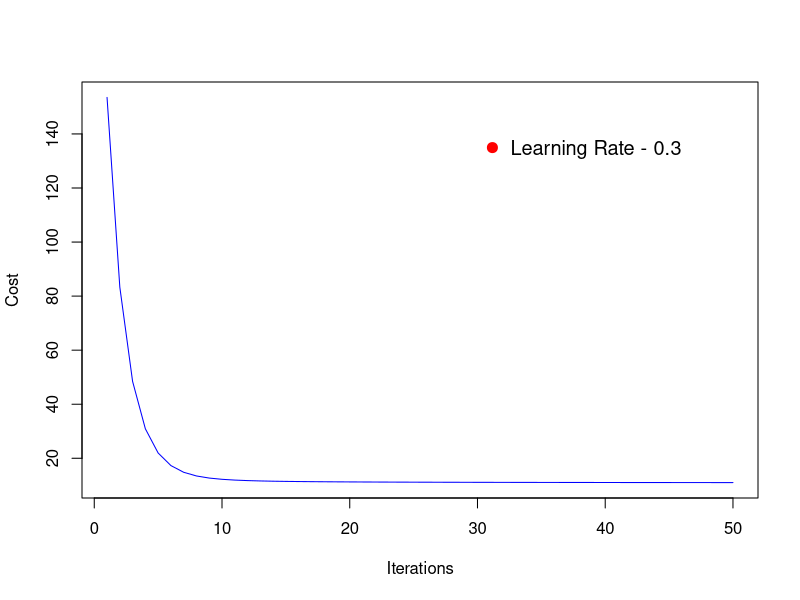
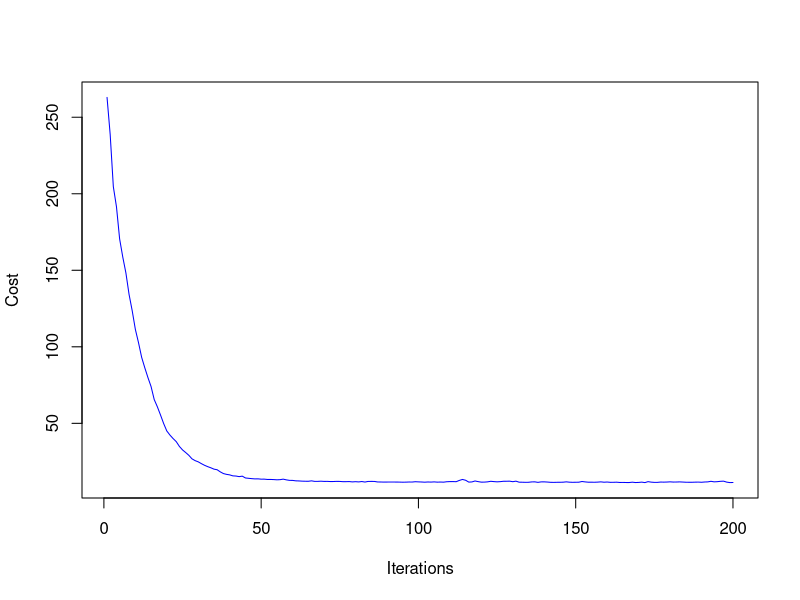
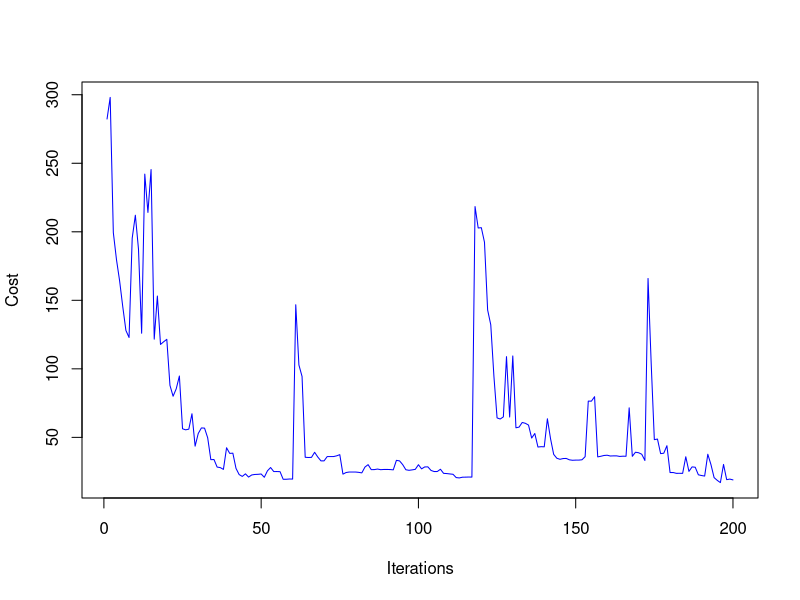
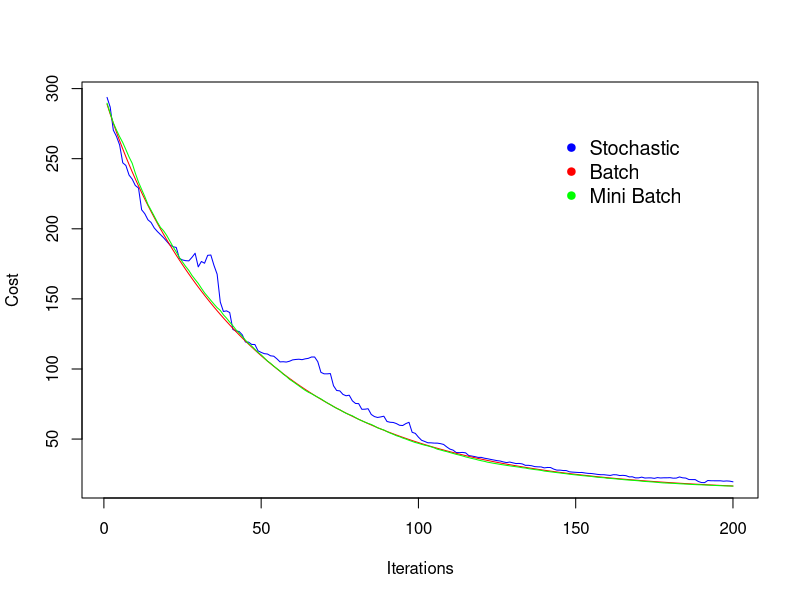
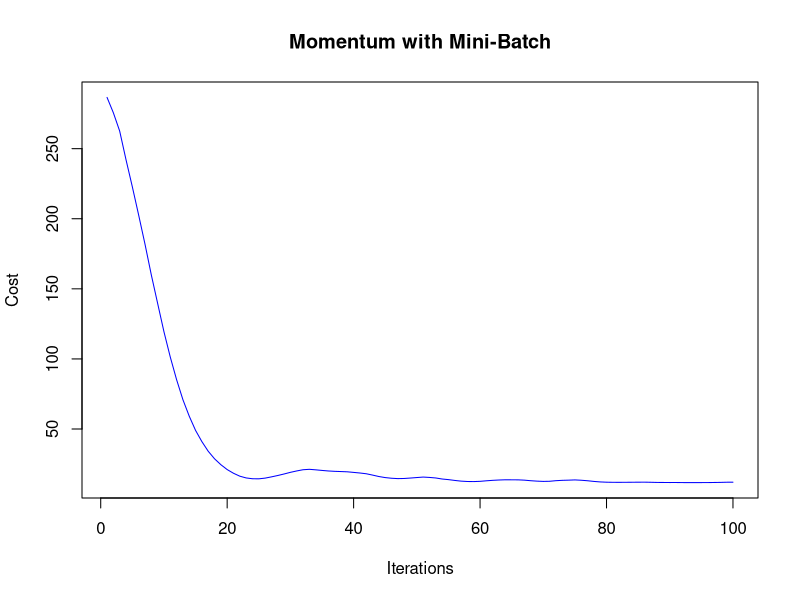
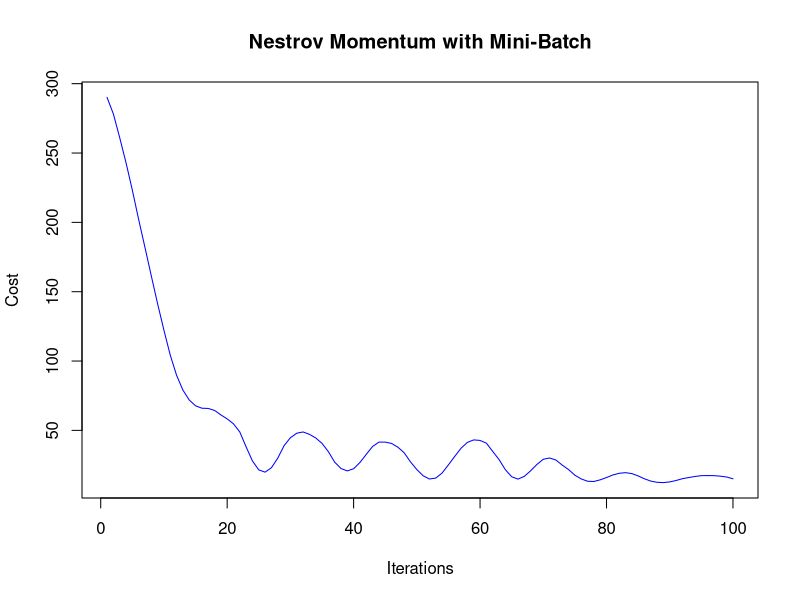
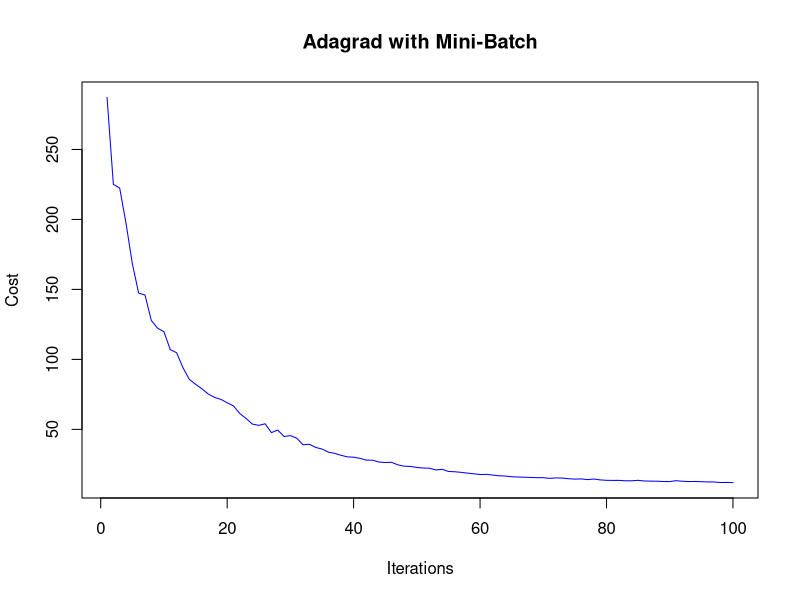
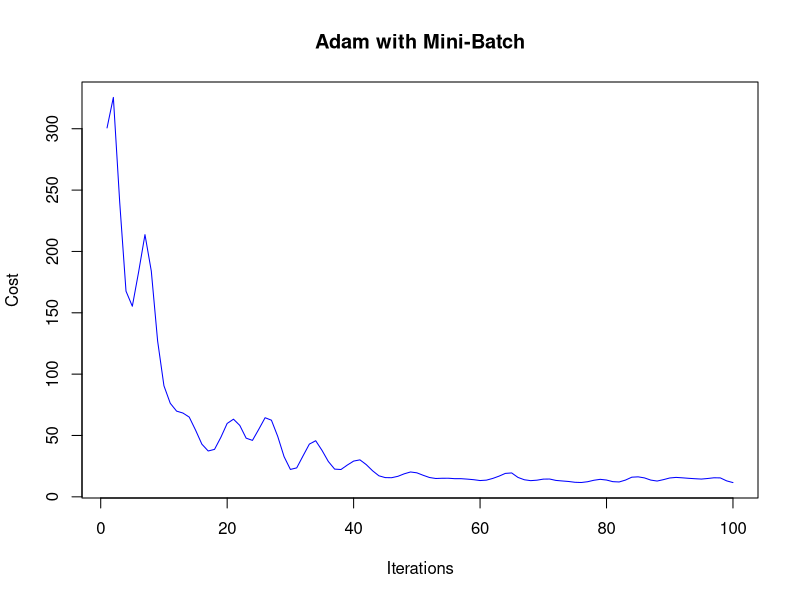

Source code (R) for these figures, in order:
## ---- chunk 1
library(mlbench)
library(microbenchmark)
## ---- chunk 2
data("BostonHousing")
BostonHousing$chas <- as.numeric(BostonHousing$chas)
x <- as.matrix(BostonHousing[,1:13])
x <- scale(x)
y <- as.vector(BostonHousing[,14])
print(dim(x))
print(length(y))
## ---- chunk 3
batchGDthres <- function(x,y,learning_rate,threshold)
{
  # Normal Grradient Descent
  # learning_rate <- 0.01
  iters <- 1000
  # threshold <- 0.01
  
  theta <- matrix(c(rep(0,ncol(x)+1)), nrow = ncol(x)+1)
  X <- cbind(1,x)
  
  cost_plot <- double(iters)
  theta_plot <- list(iters)
  m <- iters
  for(i in 1:iters)
  {
    delta <- ( t(X) %*% (X %*% theta - y) ) /(length(y))
    theta <- theta - learning_rate * delta
    cost_plot[i] <- sum((X %*% theta - y)^2) / (2*length(y))
    theta_plot[[i]] <- theta
    if(i != 1)
    {  
      if(abs(cost_plot[i] - cost_plot[i-1]) < threshold)
      {  
        m <- i
        break
      }
    }
  }
  returnlist <- list("cost" = cost_plot,"iters"= m,"theta" = theta)
  return(returnlist)
}
## ---- chunk 4
batchGDiters <- function(x,y,learning_rate,iters)
{
  # Normal Grradient Descent
  # learning_rate <- 0.01
  
  theta <- matrix(c(rep(0,ncol(x)+1)), nrow = ncol(x)+1)
  X <- cbind(1,x)
  
  cost_plot <- double(iters)
  theta_plot <- list(iters)
  m <- iters
  for(i in 1:iters)
  {
    delta <- ( t(X) %*% (X %*% theta - y) ) /(length(y))
    theta <- theta - learning_rate * delta
    cost_plot[i] <- sum((X %*% theta - y)^2) / (2*length(y))
    theta_plot[[i]] <- theta
  }
  returnlist <- list("cost" = cost_plot,"iters"= m,"theta" = theta)
  return(returnlist)
}
## ---- chunk 5
a <- batchGDiters(x,y,0.3,50)
plot(a$cost[1:a$iters], type = 'line',col = "blue",xlab = "Iterations", ylab ="Cost")
legend("topright",
       legend = c("Learning Rate - 0.3"),
       col = c("red"),
       pch = c(20,20), bty = "n", pt.cex = 2, cex = 1.2, text.col = "black", horiz = F , inset = c(0.1, 0.1))
## ---- chunk 6
miniBatchGDthres <- function(x,y,learning_rate,threshold,batch_size)
{
  # Stochastic Gradient Descent
  # learning_rate <- 0.01
  iters <- 1000
  # threshold <- 0.01
  
  theta <- matrix(c(rep(0,ncol(x)+1)), nrow = ncol(x)+1)
  X <- cbind(1,x)
  
  cost_plot_sto <- double(iters)
  theta_plot <- list(iters)
  m_sto <- iters
  for(i in 1:iters)
  {
    ind <- sample(nrow(X), size = batch_size , replace = FALSE)
    X_samp <- X[ind,]
    y_samp <- y[ind]
    delta <- ( t(X_samp) %*% (X_samp %*% theta - y_samp) ) /(length(y_samp))
    theta <- theta - learning_rate * delta
    cost_plot_sto[i] <- sum((X %*% theta - y)^2) / (2*length(y))
    theta_plot[[i]] <- theta
    if(i != 1)
    {
      if(abs(cost_plot_sto[i] - cost_plot_sto[i-1]) < threshold)
      {
        m_sto <- i
        break
      }
    }
  }
  returnlist <- list("cost" = cost_plot_sto,"iters"= m_sto,"theta" = theta)
  return(returnlist)
}
## ---- chunk 7
stocGDthres <- function(x,y,learning_rate,threshold)
{
  # Stochastic Gradient Descent
  # learning_rate <- 0.01
  iters <- 1000
  # threshold <- 0.01
  
  theta <- matrix(c(rep(0,ncol(x)+1)), nrow = ncol(x)+1)
  X <- cbind(1,x)
  
  cost_plot_sto <- double(iters)
  theta_plot <- list(iters)
  m_sto <- iters
  for(i in 1:iters)
  {
    ind <- sample(nrow(X), size = 1 , replace = FALSE)
    X_samp <- X[ind,]
    y_samp <- y[ind]
    delta <- ( t(matrix(X_samp,nrow=1)) %*% (matrix(X_samp,nrow=1) %*% theta - y_samp) ) /(length(y_samp))
    theta <- theta - learning_rate * delta
    cost_plot_sto[i] <- sum((X %*% theta - y)^2) / (2*length(y))
    theta_plot[[i]] <- theta
    if(i != 1)
    {
      if(abs(cost_plot_sto[i] - cost_plot_sto[i-1]) < threshold)
      {
        m_sto <- i
        break
      }
    }
  }
  returnlist <- list("cost" = cost_plot_sto,"iters"= m_sto,"theta" = theta)
  return(returnlist)
}
## ---- chunk 8
miniBatchGDiters <- function(x,y,learning_rate,iters,batch_size)
{
  # Stochastic Gradient Descent
  # learning_rate <- 0.01
  
  theta <- matrix(c(rep(0,ncol(x)+1)), nrow = ncol(x)+1)
  X <- cbind(1,x)
  
  cost_plot_sto <- double(iters)
  theta_plot <- list(iters)
  m_sto <- iters
  for(i in 1:iters)
  {
    ind <- sample(nrow(X), size = batch_size , replace = FALSE)
    X_samp <- X[ind,]
    y_samp <- y[ind]
    delta <- ( t(X_samp) %*% (X_samp %*% theta - y_samp) ) / (length(y_samp))
    theta <- theta - learning_rate * delta
    cost_plot_sto[i] <- sum((X %*% theta - y)^2) / (2*length(y))
    theta_plot[[i]] <- theta
  }
  returnlist <- list("cost" = cost_plot_sto,"iters"= m_sto,"theta" = theta)
  return(returnlist)
}
## ---- chunk 9
j <- miniBatchGDiters(x,y,0.05,200,20)
plot(j$cost[1:j$iters], type = 'line' , col = "blue",xlab = "Iterations",ylab = "Cost")
## ---- chunk 10
stocGDiters <- function(x,y,learning_rate,iters)
{
  # Stochastic Gradient Descent
  # learning_rate <- 0.01
  
  theta <- matrix(c(rep(0,ncol(x)+1)), nrow = ncol(x)+1)
  X <- cbind(1,x)
  
  cost_plot_sto <- double(iters)
  theta_plot <- list(iters)
  m_sto <- iters
  for(i in 1:iters)
  {
    ind <- sample(nrow(X), size = 1 , replace = FALSE)
    X_samp <- X[ind,]
    y_samp <- y[ind]
    delta <- ( t(matrix(X_samp,nrow=1)) %*% (matrix(X_samp,nrow=1) %*% theta - y_samp) ) / (length(y_samp))
    theta <- theta - learning_rate * delta
    cost_plot_sto[i] <- sum((X %*% theta - y)^2) / (2*length(y))
    theta_plot[[i]] <- theta
  }
  returnlist <- list("cost" = cost_plot_sto,"iters"= m_sto,"theta" = theta)
  return(returnlist)
}
## ---- chunk 11
b <- stocGDiters(x,y,0.05,200)
plot(b$cost[1:b$iters], type = 'line' , col = "blue",xlab = "Iterations",ylab = "Cost")
## ---- chunk 12
microbenchmark(a <- batchGDiters(x,y,0.01,200),b <- stocGDiters(x,y,0.01,200),c <- miniBatchGDiters(x,y,0.01,200,30), times = 5)
ind <- min(c(a$iters,b$iters,c$iters))
plot(b$cost[1:ind], type = 'line' , col = "blue",xlab = "Iterations",ylab = "Cost")
lines(a$cost[1:ind], col = "red")
lines(c$cost[1:ind], col = "green")
legend("topright",
       legend = c("Stochastic","Batch","Mini Batch"),
       col = c("blue","red","green"),
       pch = c(20,20), bty = "n", pt.cex = 1.5, cex = 1.2, text.col = "black", horiz = F , inset = c(0.1, 0.1))

## ---- chunk 13
momentumMiniGDiters <- function(x,y,learning_rate,iters,batch_size)
{
  # Momentum with Stochastic Descent
  # learning_rate <- 0.01
  retention <- 0.9
  # iters <- 1000
  # threshold <- 0.00001
  
  velocity <- matrix(c(rep(0,ncol(x)+1)), nrow = ncol(x)+1)
  theta <- matrix(c(rep(0,ncol(x)+1)), nrow = ncol(x)+1)
  X <- cbind(1,x)
  
  cost_plot <- double(iters)
  theta_plot <- list(iters)
  m <- iters
  for(i in 1:iters)
  {
    ind <- sample(nrow(X), size = batch_size , replace = FALSE)
    X_samp <- X[ind,]
    y_samp <- y[ind]
    delta <- ( t(X_samp) %*% (X_samp %*% theta - y_samp) ) /(length(y_samp))
    velocity <- retention * velocity + learning_rate * delta
    theta <- theta - velocity
    cost_plot[i] <- sum((X %*% theta - y)^2) / (2*length(y))
    theta_plot[[i]] <- theta
    # if(i != 1)
    # {
    #   if(abs(cost_plot[i] - cost_plot[i-1]) < threshold)
    #   {
    #     m <- i
    #     break
    #   }
    # }
  }
  returnlist <- list("cost" = cost_plot,"iters"= m, "theta" = theta)
  return(returnlist)
}
## ---- chunk 14
momentumBatchGDiters <- function(x,y,learning_rate,iters)
{
  # Momentum with Stochastic Descent
  # learning_rate <- 0.01
  retention <- 0.9
  # iters <- 1000
  # threshold <- 0.00001
  
  velocity <- matrix(c(rep(0,ncol(x)+1)), nrow = ncol(x)+1)
  theta <- matrix(c(rep(0,ncol(x)+1)), nrow = ncol(x)+1)
  X <- cbind(1,x)
  
  cost_plot <- double(iters)
  theta_plot <- list(iters)
  m <- iters
  for(i in 1:iters)
  {
    delta <- ( t(X) %*% (X %*% theta - y) ) /(length(y))
    velocity <- retention * velocity + learning_rate * delta
    theta <- theta - velocity
    cost_plot[i] <- sum((X %*% theta - y)^2) / (2*length(y))
    theta_plot[[i]] <- theta
    # if(i != 1)
    # {
    #   if(abs(cost_plot[i] - cost_plot[i-1]) < threshold)
    #   {
    #     m <- i
    #     break
    #   }
    # }
  }
  returnlist <- list("cost" = cost_plot,"iters"= m, "theta" = theta)
  return(returnlist)
}
## ---- chunk 15
c <- momentumMiniGDiters(x,y,0.01,100,10)
plot(c$cost[1:c$iters], type = 'line',col = "blue",xlab = "Iterations", ylab ="Cost",main = "Momentum with Mini-Batch")
## ---- chunk 16
nestrovMiniGDiters <- function(x,y,learning_rate,iters,batch_size)
{
  # learning_rate <- 0.01
  retention <- 0.9
  # iters <- 1000
  # threshold <- 0.00001
  
  
  velocity <- matrix(c(rep(0,ncol(x)+1)), nrow = ncol(x)+1)
  theta <- matrix(c(rep(0,ncol(x)+1)), nrow = ncol(x)+1)
  X <- cbind(1,x)
  
  cost_plot <- double(iters)
  theta_plot <- list(iters)
  m <- iters
  for(i in 1:iters)
  {
    ind <- sample(nrow(X), size = batch_size , replace = FALSE)
    X_samp <- X[ind,]
    y_samp <- y[ind]
    theta_lookahead <- theta + retention * velocity
    delta <- ( t(X_samp) %*% (X_samp %*% theta_lookahead - y_samp) ) /(length(y_samp))
    velocity <- retention * velocity + learning_rate * delta
    theta <- theta - velocity
    cost_plot[i] <- sum((X %*% theta - y)^2) / (2*length(y))
    theta_plot[[i]] <- theta
    # if(i != 1)
    # {
    #   if(abs(cost_plot[i] - cost_plot[i-1]) < threshold)
    #   {
    #     m <- i
    #     break
    #   }
    # }
  }
  returnlist <- list("cost" = cost_plot,"iters"= m, "theta" = theta)
  return(returnlist)
}
## ---- chunk 17
e <- nestrovMiniGDiters(x,y,0.01,100,10)
plot(e$cost[1:e$iters], type = 'line',col = "blue",xlab = "Iterations", ylab ="Cost",main = "Nestrov Momentum with Mini-Batch")
## ---- chunk 18
adaMiniGDiters <- function(x,y,learning_rate,iters,batch_size)
{
  # learning_rate <- 0.5
  # iters <- 5000
  # threshold <- 0.00001
  eps <- 1e-6
  
  delta <- matrix(c(rep(0,ncol(x)+1)), nrow = ncol(x)+1)
  prev_delta <- matrix(c(rep(0,ncol(x)+1)), nrow = ncol(x)+1)
  theta <- matrix(c(rep(0,ncol(x)+1)), nrow = ncol(x)+1)
  X <- cbind(1,x)
  
  cost_plot <- double(iters)
  theta_plot <- list(iters)
  m <- iters
  for(i in 1:iters)
  {
    ind <- sample(nrow(X), size = batch_size , replace = FALSE)
    X_samp <- X[ind,]
    y_samp <- y[ind]
    delta <- ( t(X_samp) %*% (X_samp %*% theta - y_samp) ) /(length(y_samp))
    prev_delta <- prev_delta + (delta*delta)
    ada <- sqrt(prev_delta) + eps
    theta <- theta - learning_rate * (delta / ada)
    cost_plot[i] <- sum((X %*% theta - y)^2) / (2*length(y))
    theta_plot[[i]] <- theta
    # if(i != 1)
    # {
    #   if(abs(cost_plot[i] - cost_plot[i-1]) < threshold)
    #   {
    #     m <- i
    #     break
    #   }
    # }
  }
  returnlist <- list("cost" = cost_plot,"iters"= m, "theta" = theta)
  return(returnlist)
}
## ---- chunk 19
f <- adaMiniGDiters(x,y,2,100,20)
plot(f$cost[1:f$iters], type = 'line',col = "blue",xlab = "Iterations", ylab ="Cost",main = "Adagrad with Mini-Batch" )
## ---- chunk 20
adamMiniGDiters <- function(x,y,learning_rate,iters,batch_size)
{
  # learning_rate <- 0.5
  # iters <- 5000
  # threshold <- 0.00001
  eps <- 1e-8
  beta1 <- 0.9
  beta2 <- 0.999
  
  delta <- matrix(c(rep(0,ncol(x)+1)), nrow = ncol(x)+1)
  momentum <- matrix(c(rep(0,ncol(x)+1)), nrow = ncol(x)+1)
  prev_delta <- matrix(c(rep(0,ncol(x)+1)), nrow = ncol(x)+1)
  theta <- matrix(c(rep(0,ncol(x)+1)), nrow = ncol(x)+1)
  X <- cbind(1,x)
  
  cost_plot <- double(iters)
  theta_plot <- list(iters)
  m <- iters
  for(i in 1:iters)
  {
    ind <- sample(nrow(X), size = batch_size , replace = FALSE)
    X_samp <- X[ind,]
    y_samp <- y[ind]
    
    delta <- ( t(X_samp) %*% (X_samp %*% theta - y_samp) ) /(length(y_samp))
    prev_delta <- beta2 * prev_delta + (1-beta2)*(delta*delta)
    momentum <- beta1 * momentum + (1-beta1)*(delta)
    
    ada <- prev_delta / ( 1 - beta2**i )
    ada_iter <- sqrt(ada) + eps
    momentum_iter <- momentum / ( 1 - beta1**i )
    
    theta <- theta - learning_rate * (momentum_iter / ada_iter)
    cost_plot[i] <- sum((X %*% theta - y)^2) / (2*length(y))
    theta_plot[[i]] <- theta
    # if(i != 1)
    # {
    #   if(abs(cost_plot[i] - cost_plot[i-1]) < threshold)
    #   {
    #     m <- i
    #     break
    #   }
    # }
  }
  returnlist <- list("cost" = cost_plot,"iters"= m, "theta" = theta)
  return(returnlist)
}  
## ---- chunk 21
g <- adamMiniGDiters(x,y,2,100,20)
plot(g$cost[1:g$iters], type = 'line',col = "blue",xlab = "Iterations", ylab ="Cost",main = "Adam with Mini-Batch")
## ---- chunk 22
microbenchmark(a <- batchGDiters(x,y,0.01,200),
               b <- stocGDiters(x,y,0.01,200),
               c <- miniBatchGDiters(x,y,0.01,200,20),
               d <- momentumMiniGDiters(x,y,0.01,200,20),
               e <- nestrovMiniGDiters(x,y,0.01,200,20),
               f <- adaMiniGDiters(x,y,1.5,200,20),
               g <- adamMiniGDiters(x,y,1.5,200,20), times = 5)
ind <- min(c(a$iters,b$iters,c$iters,d$iters,e$iters,f$iters,g$iters))
plot(b$cost[1:ind], type = 'line' , col = "blue",xlab = "Iterations",ylab = "Cost",main = "Comparison of variants of Gradient Descent")
lines(a$cost[1:ind], col = "red")
lines(c$cost[1:ind], col = "green")
lines(d$cost[1:ind], col = "orange")
lines(e$cost[1:ind], col = "purple")
lines(f$cost[1:ind], col = "yellow")
lines(g$cost[1:ind], col = "gray")
legend("topright",
       legend = c("Stochastic","Batch","Mini Batch","Momentum with Mini-Batch",
                  "Nestrov with Mini-Batch","Adagrad with Mini-Batch","Adam with Mini-Batch"),
       col = c("blue","red","green","orange","purple","yellow","gray"),
       pch = c(20,20), bty = "n", pt.cex = 1.5, cex = 1.2, text.col = "black", horiz = F , inset = c(0.1, 0.1))
